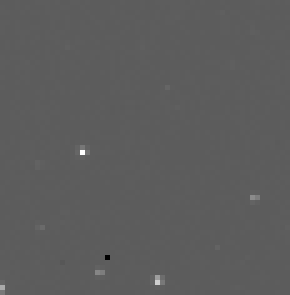
#> input picture data/observation1.fits, 58 x 59 px, found by its file name (shown 5 times larger)
$ python difference.py
#> lines starting #> are read from the running program, lines starting #| are printed output that depends on the picture; after the words box and inside, x2 and y2 are one past the last pixel; in counts of white or black regions, pixels touching at a corner belong together; long printed decimals are rounded

import numpy as np
import matplotlib.pyplot as plt

from astropy.io import fits
from astropy.visualization import ZScaleInterval
from scipy.optimize import least_squares

# Load both registered observations

with fits.open("data/observation1.fits") as hdul:
#> hdul = 7 items
    image1 = hdul["IMAGE"].data.astype(float)

image2 = fits.getdata("data/aligned2.fits").astype(float)
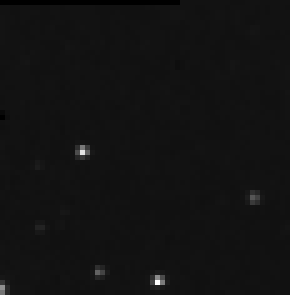
#> input picture data/aligned2.fits, 58 x 59 px, found by its file name (shown 5 times larger)

# Identify overlapping valid pixels

valid = np.isfinite(image1) & np.isfinite(image2)
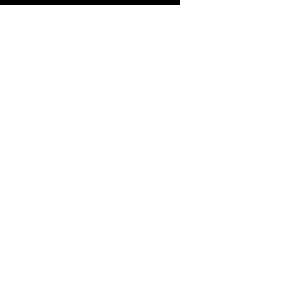
#> valid: shape (59, 58) bool (shown 5 times larger); 98.9% white; black in thin lines or dots, all inside (x1, y1, x2, y2) = (0, 0, 36, 1)

x = image1[valid]
#> x = 3386 values, max 14.64 at index 1720, min -7.77 at index 2943, mean 0.416
y = image2[valid]
#> y = 3386 values, max 7.58 at index 3243, min -0.196 at index 1298, mean 0.378

# Estimate photometric scaling and background offset

def residual(params):
    a, b = params
    return y - (a * x + b)

initial = [1.0, np.median(y) - np.median(x)]
#> initial = [1, -0.0379]

initial_residual = residual(initial)
#> in residual, `a, b = params`: a = 1; b = -0.0379
#> initial_residual = 3386 values, max 8.15 at index 2943, min -7.85 at index 1720, mean -0.000384

noise = 1.4826 * np.median(
    np.abs(initial_residual - np.median(initial_residual))
)
#> noise = 0.029

fit = least_squares(
    residual,
    initial,
    loss="soft_l1",
    f_scale=max(noise, 1e-8),
    bounds=([0, -np.inf], [np.inf, np.inf])
)
#> fit = 12 items

a, b = fit.x
#> a = 0.506; b = 0.158

print("Photometric scale:", a)
#| Photometric scale: 0.5064
print("Background offset:", b)
#| Background offset: 0.158

# Normalize first observation

normalized1 = a * image1 + b

# Calculate difference image

difference = image2 - normalized1
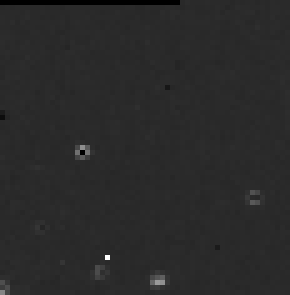
#> difference: shape (59, 58) float64 (shown 5 times larger); 1.05% of the values are NaN or infinite; the others: min -0.819, max 4.12, mean 0.00903; drawn with min black, max white, NaN and infinite black

difference[~valid] = np.nan

# Estimate robust residual noise

median = np.nanmedian(difference)
#> median = -0.000277

mad = np.nanmedian(
    np.abs(difference - median)
)
#> mad = 0.0133

sigma = 1.4826 * mad
#> sigma = 0.0197

if sigma <= 0:
    raise ValueError("Residual noise estimate is zero")

residual_map = (difference - median) / sigma

print("Residual noise:", sigma)
#| Residual noise: 0.01969

# Save results

fits.writeto(
    "data/difference.fits",
    difference,
    overwrite=True
)

fits.writeto(
    "data/residual_map.fits",
    residual_map,
    overwrite=True
)

# Visualize

fig, axes = plt.subplots(1, 3, figsize=(15, 5))

for ax, image, title in zip(
    axes[:2],
    [normalized1, image2],
    ["Normalized Epoch 1", "Registered Epoch 2"]
):
    ax.imshow(
        image,
        origin="lower",
        cmap="gray",
        vmin=np.percentile(y, 5),
        vmax=np.percentile(y, 99)
    )
    ax.set_title(title)
#> this loop made 2 passes
#> title on passes 1 to 2: 'Normalized Epoch 1', 'Registered Epoch 2'

im = axes[2].imshow(
    residual_map,
    origin="lower",
    cmap="RdBu_r",
    vmin=-5,
    vmax=5
)

axes[2].set_title("Normalized Residual Map")

plt.colorbar(im, ax=axes[2], label="Residual / MAD noise")

plt.tight_layout()
plt.show()
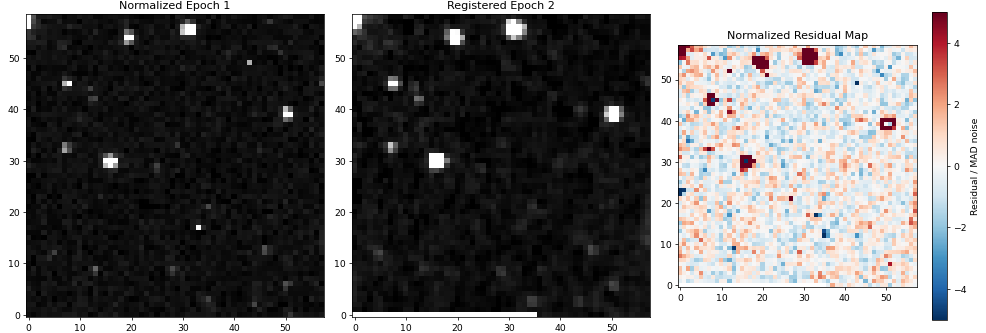
#> figure drawn by matplotlib, 4 panels
